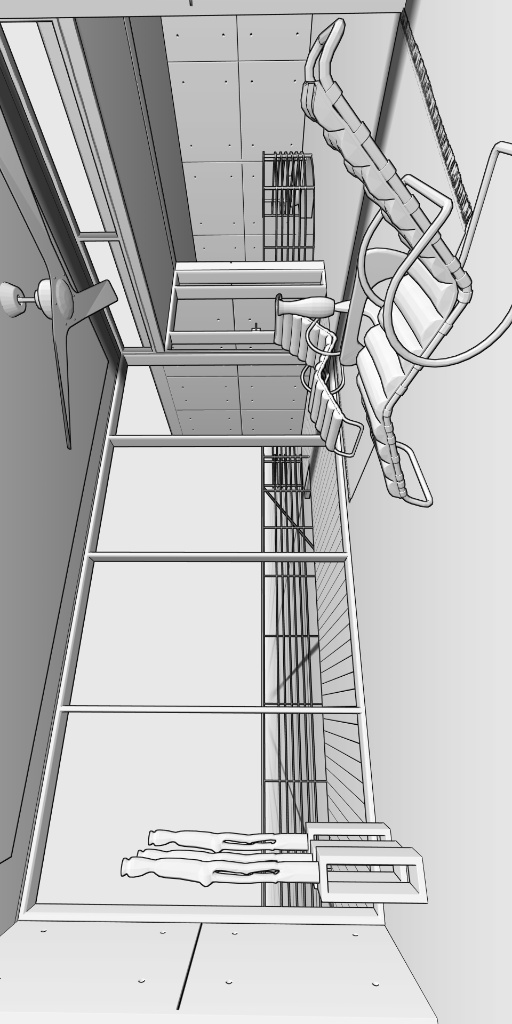
#> input picture datasets/arc_data/train_A/10_A.jpg, 512 x 1024 px; its folder holds only this picture in this run
$ python cut.py
#> lines starting #> are read from the running program, lines starting #| are printed output that depends on the picture
import cv2
import os

list_dir = ['train_A', 'train_B']
for fold in list_dir:
    for file in os.listdir(fold):
        img = cv2.imread(os.path.join(fold, file))
#> img is the input picture: shape (1024, 512, 3); min 0, max 255, mean 189
        print(img.shape)
#| (1024, 512, 3)
        cropped = img[24:1080, 0:1920]  # 裁剪坐标为[y0:y1, x0:x1]
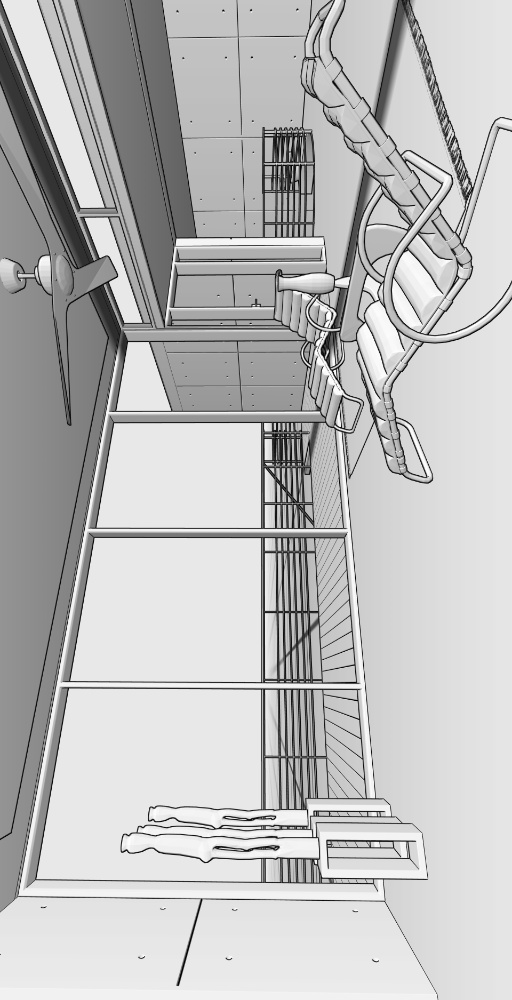
#> cropped: shape (1000, 512, 3); min 0, max 255, mean 189
#> (the run stopped early here; a loop or call above may not have finished)
